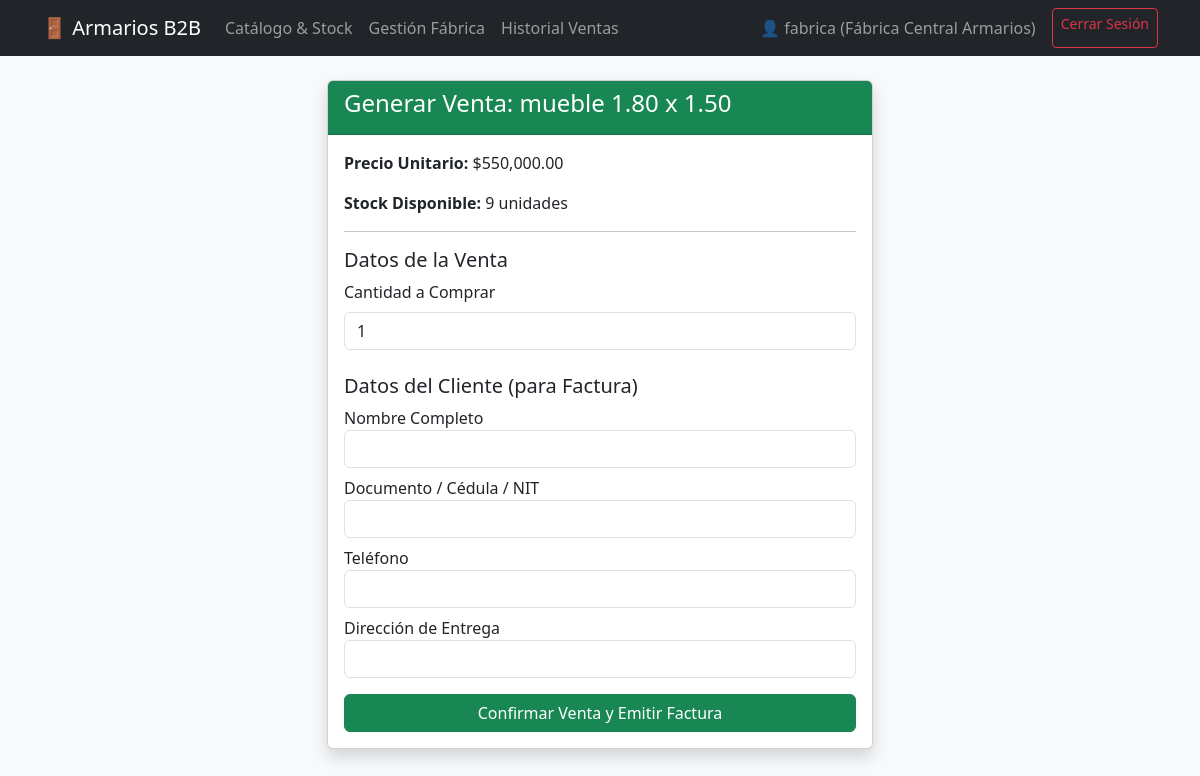
Page /venta/nueva/1 (signed in) on the committed database.
### app.py (models this page shows, shortened)
class Usuario(UserMixin, db.Model):
    __tablename__ = 'usuarios'
    id = db.Column(db.Integer, primary_key=True)
    username = db.Column(db.String(50), unique=True, nullable=False)
    password_hash = db.Column(db.String(255), nullable=False)
    rol = db.Column(db.String(20), nullable=False) # 'fabrica' o 'vendedor'
    nombre_local = db.Column(db.String(100), nullable=True)

class Mueble(db.Model):
    id = db.Column(db.Integer, primary_key=True)
    nombre = db.Column(db.String(100), nullable=False)
    descripcion = db.Column(db.Text, nullable=True)
    precio = db.Column(db.Float, nullable=False)
    stock = db.Column(db.Integer, default=0)
    imagen = db.Column(db.String(255), nullable=True)
    ubicacion = db.Column(db.String(50), default='Fábrica')

### app.py (the view, shortened to what this page needs)
@app.route('/venta/nueva/<int:mueble_id>', methods=['GET', 'POST'])
@login_required
def nueva_venta(mueble_id):
    mueble = Mueble.query.get_or_404(mueble_id)
    return render_template('nueva_venta.html', mueble=mueble)

### app.py (called while the page is built)
@login_manager.user_loader
def load_user(user_id):
    return Usuario.query.get(int(user_id))

### templates/nueva_venta.html
{% extends "base.html" %}
{% block content %}
<div class="row justify-content-center">
    <div class="col-md-6">
        <div class="card shadow">
            <div class="card-header bg-success text-white">
                <h4>Generar Venta: {{ mueble.nombre }}</h4>
            </div>
            <div class="card-body">
                <p><strong>Precio Unitario:</strong> ${{ "{:,.2f}".format(mueble.precio) }}</p>
                <p><strong>Stock Disponible:</strong> {{ mueble.stock }} unidades</p>
                <hr>
                <form method="POST">
                    <h5>Datos de la Venta</h5>
                    <div class="mb-3">
                        <label class="form-label">Cantidad a Comprar</label>
                        <input type="number" name="cantidad" value="1" min="1" max="{{ mueble.stock }}" class="form-control" required>
                    </div>
                    <h5 class="mt-4">Datos del Cliente (para Factura)</h5>
                    <div class="mb-2"><label>Nombre Completo</label><input type="text" name="cliente_nombre" class="form-control" required></div>
                    <div class="mb-2"><label>Documento / Cédula / NIT</label><input type="text" name="cliente_documento" class="form-control" required></div>
                    <div class="mb-2"><label>Teléfono</label><input type="text" name="cliente_telefono" class="form-control"></div>
                    <div class="mb-3"><label>Dirección de Entrega</label><input type="text" name="cliente_direccion" class="form-control"></div>
                    <button type="submit" class="btn btn-success w-100">Confirmar Venta y Emitir Factura</button>
                </form>
            </div>
        </div>
    </div>
</div>
{% endblock %}

### templates/base.html (shortened to what this page needs)
<!DOCTYPE html>
<html lang="es">
<head>
    <link href="https://cdn.jsdelivr.net/npm/bootstrap@5.3.0/dist/css/bootstrap.min.css" rel="stylesheet">
</head>
<body class="bg-light">
    <nav class="navbar navbar-expand-lg navbar-dark bg-dark mb-4">
        <div class="container">
            <a class="navbar-brand" href="{{ url_for('catalogo') }}">🚪 Armarios B2B</a>
            {% if current_user.is_authenticated %}
            <div class="navbar-nav me-auto">
                <a class="nav-link" href="{{ url_for('catalogo') }}">Catálogo & Stock</a>
                {% if current_user.rol == 'fabrica' %}
                <a class="nav-link" href="{{ url_for('gestionar_muebles') }}">Gestión Fábrica</a>
                {% endif %}
                <a class="nav-link" href="{{ url_for('historial_ventas') }}">Historial Ventas</a>
            </div>
            <div class="navbar-nav">
                <span class="navbar-text me-3">👤 {{ current_user.username }} ({{ current_user.nombre_local }})</span>
                <a class="btn btn-outline-danger btn-sm" href="{{ url_for('logout') }}">Cerrar Sesión</a>
            </div>
            {% endif %}
        </div>
    </nav>
    <div class="container">
        {% block content %}{% endblock %}
    </div>
</body>
</html>

### rows in the picture
Usuario: username "fabrica", nombre_local "Fábrica Central Armarios"
Mueble: nombre "mueble 1.80 x 1.50", precio "550,000.00", stock "9"
